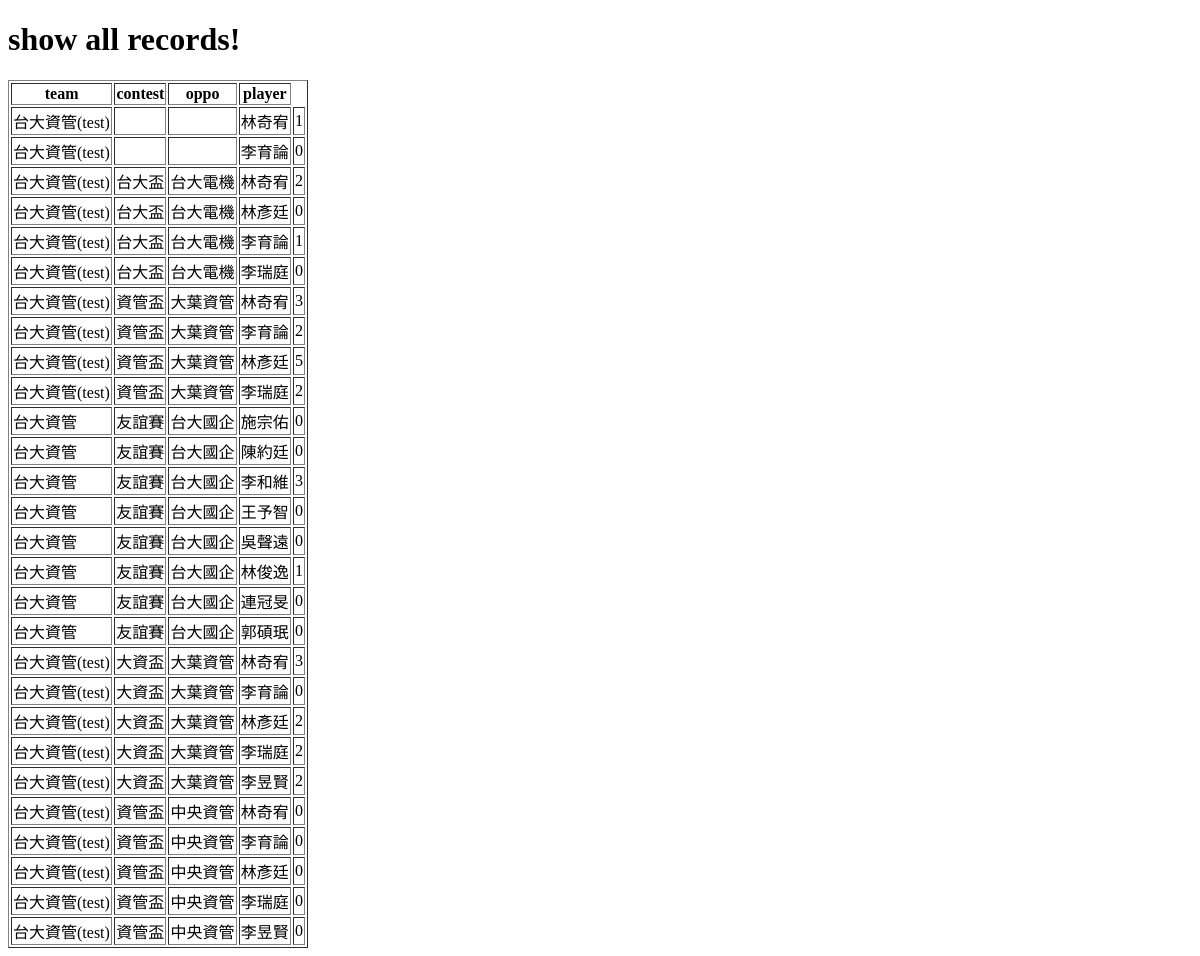
Before: /listrecord with the older database file.
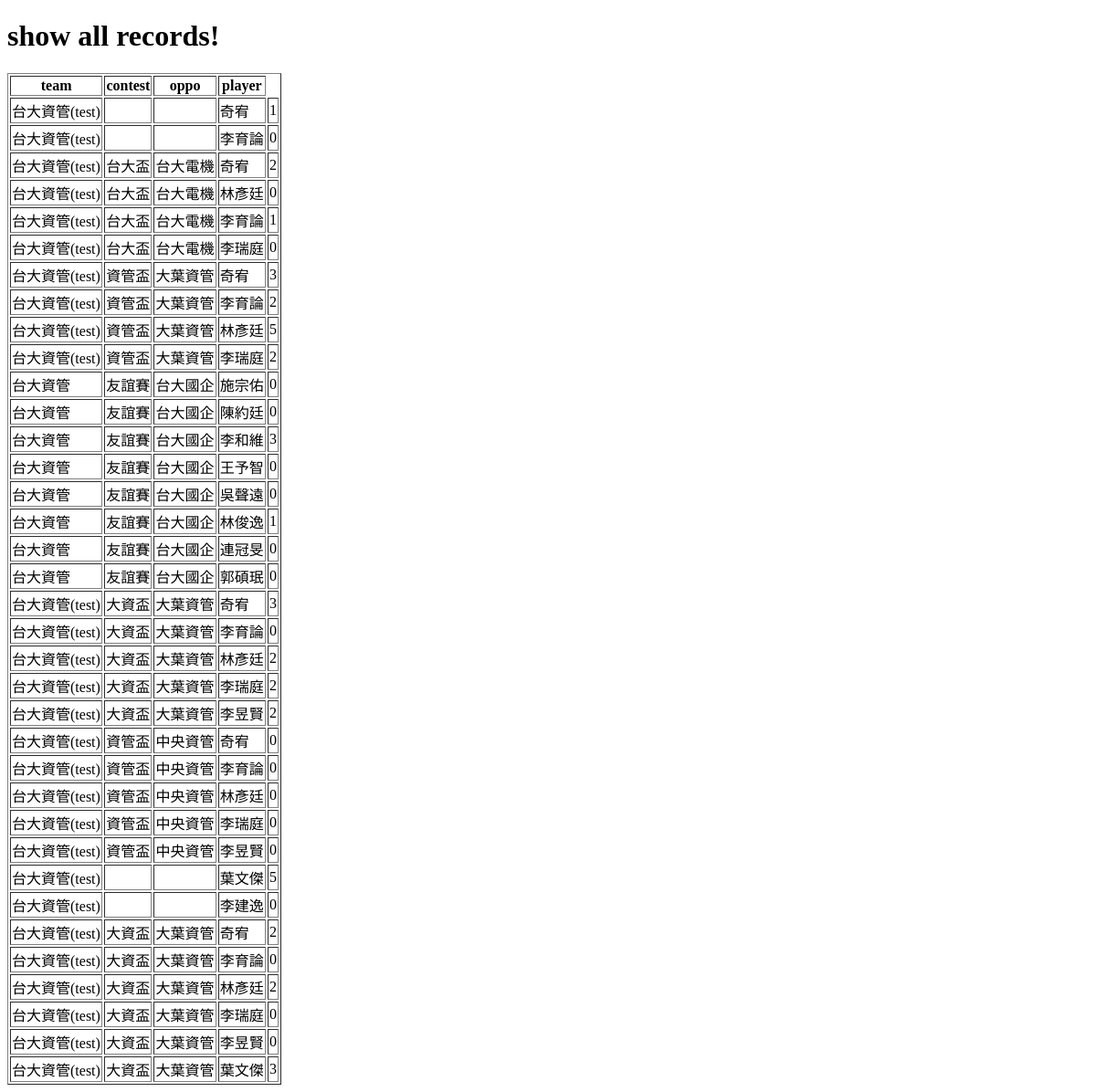
After: the same page with the newer database file.
### basketR/models.py (models this page shows, shortened)
class GameRecord(models.Model):
	player 	= models.ForeignKey(
		Player,
		models.SET_NULL,
		blank=False,
		null=True,
	)
	contest = models.ForeignKey(
		Contest,
		models.SET_NULL,
		blank=False,
		null=True,
	)
	q1		= models.ForeignKey(
		QRecord,
		models.SET_NULL,
		related_name='q1',
		blank=False,
		null=True,
	)
	q2		= models.ForeignKey(
		QRecord,
		models.SET_NULL,
		related_name='q2',
		blank=False,
		null=True,
	)
	q3		= models.ForeignKey(
		QRecord,
		models.SET_NULL,
		related_name='q3',
		blank=False,
		null=True,
	)
	q4		= models.ForeignKey(
		QRecord,
		models.SET_NULL,
		related_name='q4',
		blank=False,
		null=True,
	)

class Player(models.Model):
	pID 	= models.AutoField(primary_key=True)
	team    = models.ForeignKey(
		Team,
		models.SET_NULL,
		blank=False,
		null=True,
	)
	pNum	= models.IntegerField(blank=False) #背號
	pName 	= models.CharField(max_length=50)
	stuID	= models.CharField(max_length=15)
	def __str__(self):
		return self.pName

class Team(models.Model):
	tID 	= models.AutoField(primary_key=True)
	tName 	= models.CharField(max_length=50)
	def __str__(self):
		return self.tName

class QRecord(models.Model):
	qID 	= models.AutoField(primary_key=True)
	p2M		= models.IntegerField(default=0)
	p2A		= models.IntegerField(default=0)
	p3M		= models.IntegerField(default=0)
	p3A		= models.IntegerField(default=0)
	ftM		= models.IntegerField(default=0)
	ftA		= models.IntegerField(default=0)
	dR		= models.IntegerField(default=0)
	oR		= models.IntegerField(default=0)
	ass		= models.IntegerField(default=0)
	blk		= models.IntegerField(default=0)
	steal	= models.IntegerField(default=0)
	turno	= models.IntegerField(default=0)
	foul	= models.IntegerField(default=0)

class Contest(models.Model):
	cID		= models.AutoField(primary_key=True)
	team    = models.ForeignKey(
		Team,
		models.SET_NULL,
		blank=False,
		null=True,
	)
	cName	= models.CharField(max_length=15) #ex:大資盃、台大盃
	date	= models.DateField()
	oppo	= models.CharField(max_length=20) #ex:台大電機

### basketR/views.py (the view)
# urls.py: url(r'^listrecord$', views.listrecord),
def listrecord(request):
	record_list = GameRecord.objects.all()
	context = {'record_list': record_list}
	return render(request, 'listrecord.html', context)

### basketR/templates/listrecord.html (shortened to what this page needs)
<!DOCTYPE html>
<html>
    <head>
    </head>
    <body>
        <h1>show all records!</h1>
        <div>
            <table border='1'; width='300'>
                <thead>
                    <tr>
                        <th>team</th>
                        <th>contest</th>
                        <th>oppo</th>
                        <th>player</th>
                    </tr>
                </thead>
                <tbody>
                {% for gamerecord in record_list %}
                    <tr>
                        <td>{{gamerecord.player.team}}</td>
                        <td>{{gamerecord.contest.cName}}</td>
                        <td>{{gamerecord.contest.oppo}}</td>
                        <td>{{gamerecord.player}}</td>
                        <td>{{gamerecord.q1.p2M}}</td>
                    </tr>
                {% endfor %}
                </tbody>
            </table>
        </div>
    </body>
</html>

Changed rows visible on the page:
changed through a linked row, GameRecord (number 1 of 36 on the later page): player "林奇宥" → "奇宥"
changed through a linked row, GameRecord (number 3 of 36 on the later page): player "林奇宥" → "奇宥"
changed through a linked row, GameRecord (number 7 of 36 on the later page): player "林奇宥" → "奇宥"
changed through a linked row, GameRecord (number 19 of 36 on the later page): player "林奇宥" → "奇宥"
changed through a linked row, GameRecord (number 24 of 36 on the later page): player "林奇宥" → "奇宥"
added GameRecord: player.team "台大資管(test)", player "葉文傑", q1.p2M "5"
added GameRecord: player.team "台大資管(test)", player "李建逸", q1.p2M "0"
added GameRecord: player.team "台大資管(test)", contest.cName "大資盃", contest.oppo "大葉資管", player "奇宥", q1.p2M "2"
added GameRecord: player.team "台大資管(test)", contest.cName "大資盃", contest.oppo "大葉資管", player "李育論", q1.p2M "0"
added GameRecord: player.team "台大資管(test)", contest.cName "大資盃", contest.oppo "大葉資管", player "林彥廷", q1.p2M "2"
added GameRecord: player.team "台大資管(test)", contest.cName "大資盃", contest.oppo "大葉資管", player "李瑞庭", q1.p2M "0"
added GameRecord: player.team "台大資管(test)", contest.cName "大資盃", contest.oppo "大葉資管", player "李昱賢", q1.p2M "0"
added GameRecord: player.team "台大資管(test)", contest.cName "大資盃", contest.oppo "大葉資管", player "葉文傑", q1.p2M "3"
